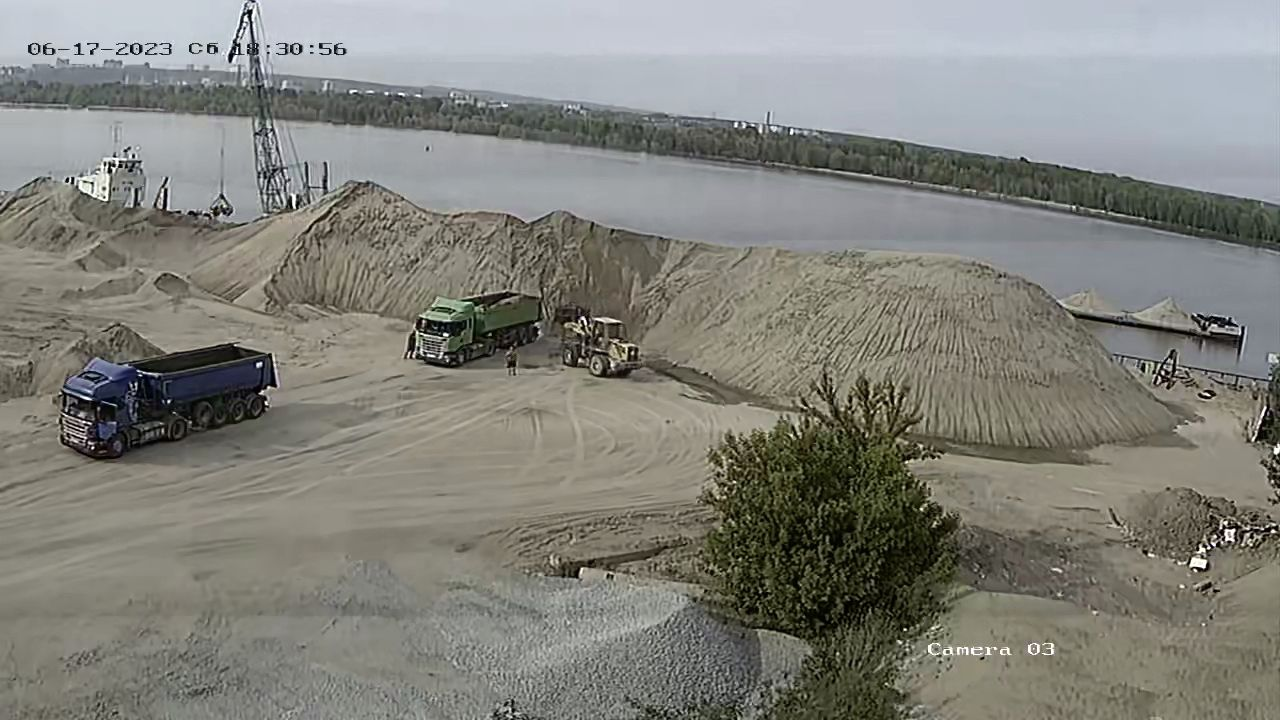
#> input picture images/03ace826-1f3e-499e-bb63-664de20c552c.jpg, 1280 x 720 px; its folder holds 4 pictures in this run
$ python main.py
#> lines starting #> are read from the running program, lines starting #| are printed output that depends on the picture
import cv2
import glob
from os import path


#обрезка
def cut():
    for name in glob.glob("images/**.jpg"):
        img = cv2.imread(name)
#> img is the input picture: shape (720, 1280, 3); mean B, G, R 123.4, 130.1, 130.2
        m = img[190:, :1100]
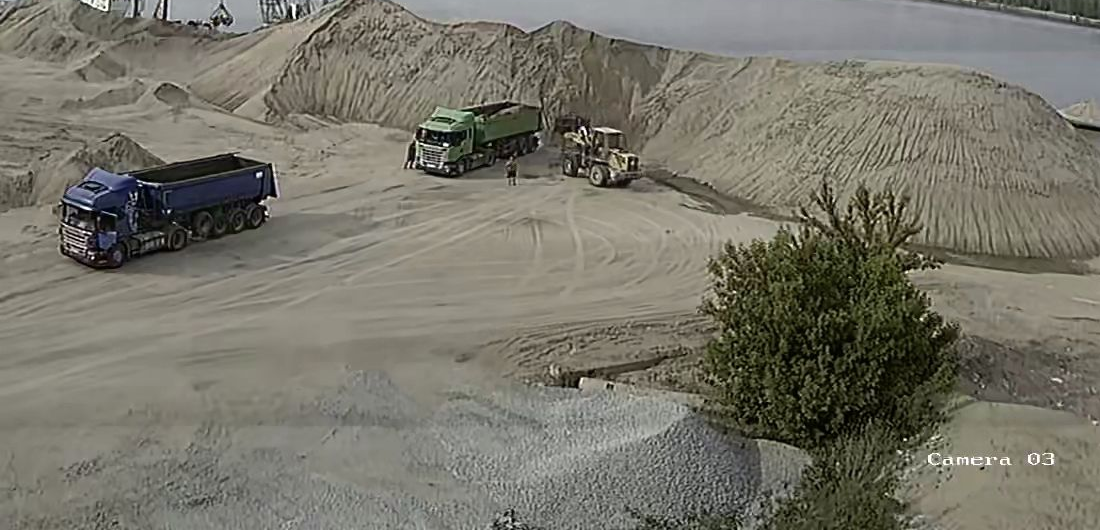
#> m: shape (530, 1100, 3); mean B, G, R 105.6, 117.1, 119.2
        outfile = path.join("transform_foto", path.split(name)[1])
        cv2.imwrite(outfile, m)
#> pass 2 of the loop in cut, `for name in glob.glob("images/**.jpg"):`:
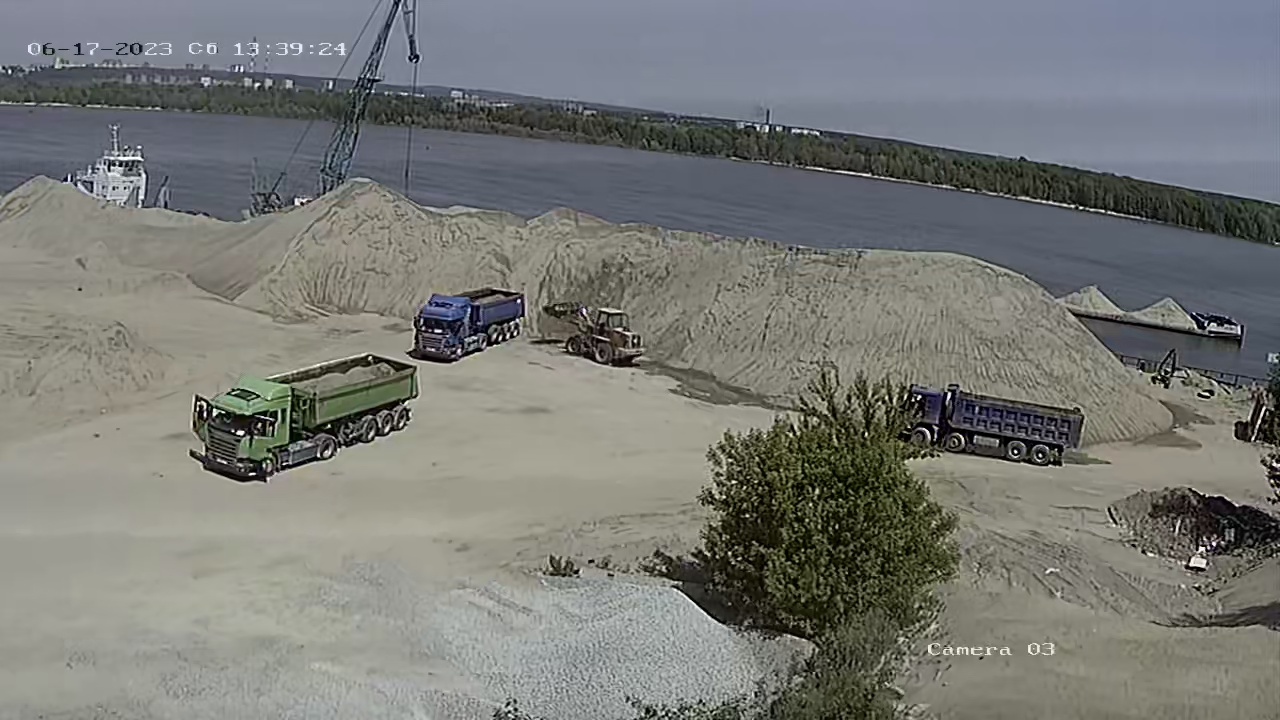
#> input picture images/08749ba5-e417-42ce-ac93-2f77fd8b122a.jpg, 1280 x 720 px
#> in cut, img is the input picture: shape (720, 1280, 3); mean B, G, R 118.7, 122.3, 120.8
#> in cut, `m = img[190:, :1100]`:
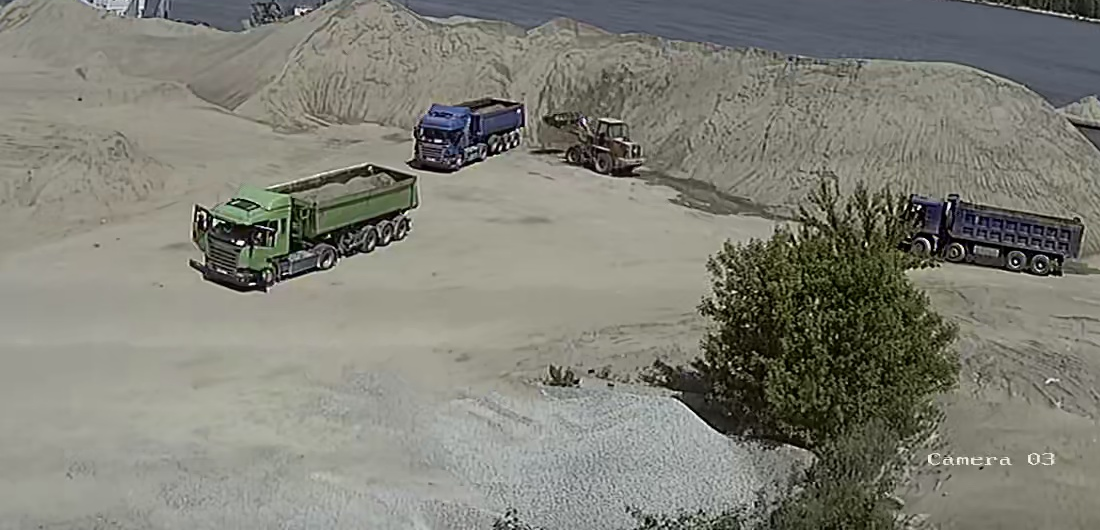
#> m: shape (530, 1100, 3); mean B, G, R 118.2, 128.2, 128.4
#> pass 3 of the loop in cut, `for name in glob.glob("images/**.jpg"):`:
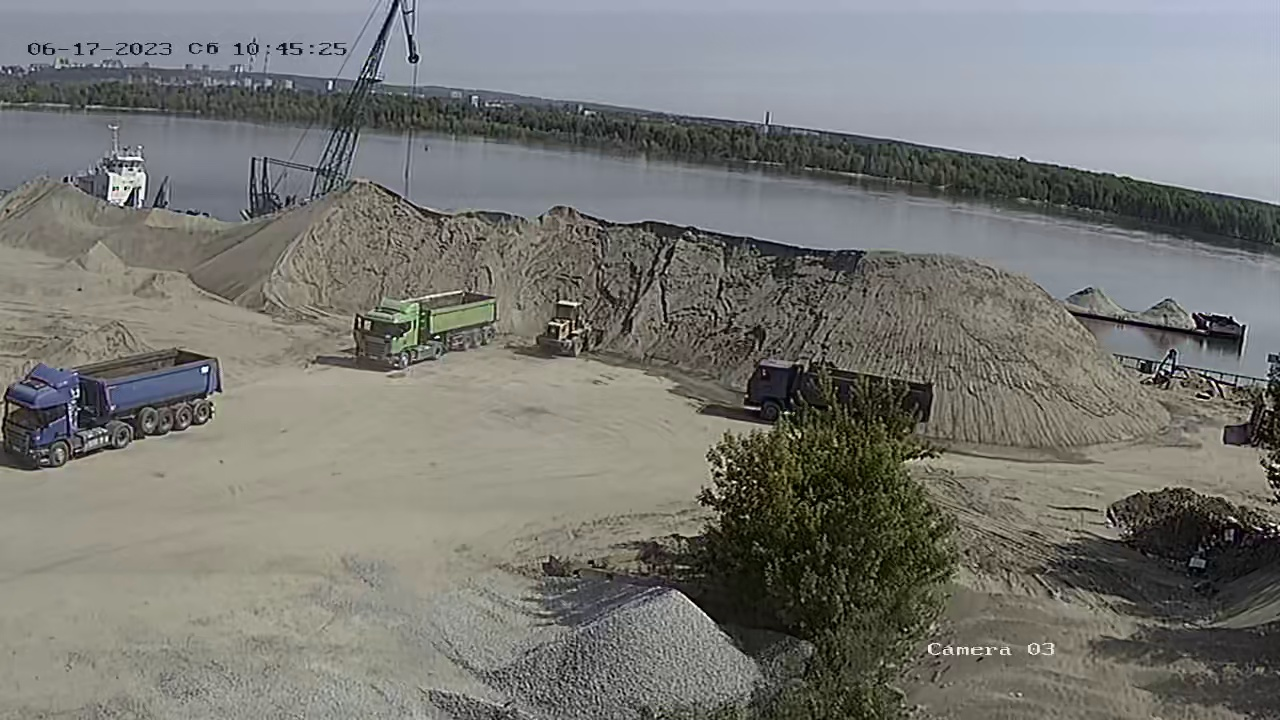
#> input picture images/0a2c9edd-1b0c-4f5a-a3c7-89a1d8a572e3.jpg, 1280 x 720 px
#> in cut, img is the input picture: shape (720, 1280, 3); mean B, G, R 115.3, 119.8, 119.6
#> in cut, `m = img[190:, :1100]`:
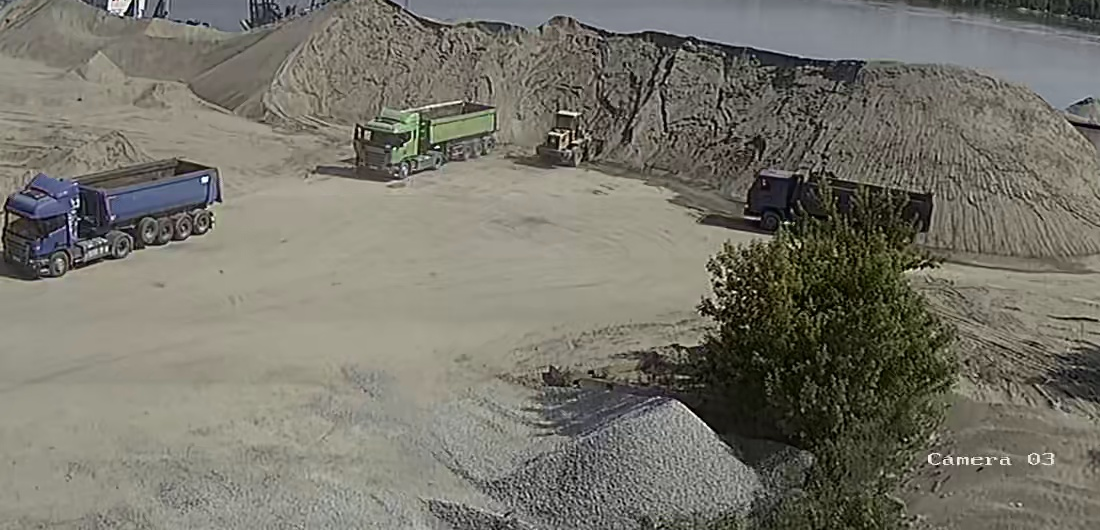
#> m: shape (530, 1100, 3); mean B, G, R 106.2, 116.6, 118.8
#> the loop made 4 passes; the first 3 are shown


def test():
    for name in glob.glob("labels/**.txt"):
        reader = open(name, 'r')
        lines = reader.readlines()
        reader.close()
        out_label = path.join("transform_label", path.split(name)[1])
        writer = open(out_label, 'w')

        for i in lines:
            dh, dw, = 720, 1280
            class_id, x_center, y_center, w, h = i.strip().split()
            x_center, y_center, w, h = float(x_center), float(y_center), float(w), float(h)
            x_center = round(x_center * dw)
            y_center = round(y_center * dh)
            w = round(w * (dw))
            h = round(h * (dh))


            # конверт
            dw2 = 1100
            dh2 = 530


            w2 = (w / dw2)
            h2 = (h / dh2)
            x_center2 = (x_center / dw2)
            y_center2 = ((y_center - 190) / dh2)

            str_k = f'{class_id} {x_center2} {y_center2} {w2} {h2}'

            writer.write(str_k + '\n')
        writer.close()


def main():
    cut()
    test()


if __name__ == '__main__':
    main()
